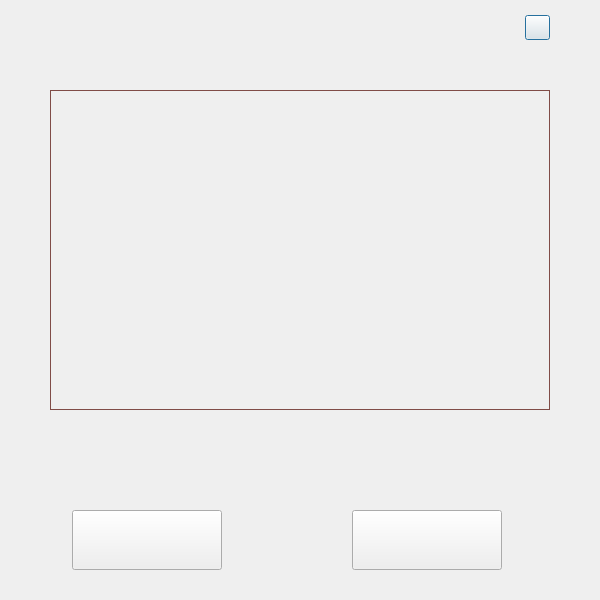
<?xml version="1.0" encoding="UTF-8"?>
<ui version="4.0">
 <class>FileClass</class>
 <widget class="QDialog" name="FileClass">
  <property name="geometry">
   <rect>
    <x>0</x>
    <y>0</y>
    <width>600</width>
    <height>600</height>
   </rect>
  </property>
  <property name="windowTitle">
   <string>颜色设置</string>
  </property>
  <property name="windowIcon">
   <iconset resource="Lock.qrc">
    <normaloff>:/icon/mainicon/picture_lock/icon/icon_main_mainwindow.png</normaloff>:/icon/mainicon/picture_lock/icon/icon_main_mainwindow.png</iconset>
  </property>
  <property name="windowOpacity">
   <double>5.000000000000000</double>
  </property>
  <property name="sizeGripEnabled">
   <bool>false</bool>
  </property>
  <widget class="QPushButton" name="pushButton_close_window">
   <property name="geometry">
    <rect>
     <x>525</x>
     <y>15</y>
     <width>25</width>
     <height>25</height>
    </rect>
   </property>
   <property name="styleSheet">
    <string notr="true">border-image: url(:/icon/mainicon/picture_lock/icon/window_close.png);</string>
   </property>
   <property name="text">
    <string/>
   </property>
  </widget>
  <widget class="QTreeView" name="treeView_file">
   <property name="geometry">
    <rect>
     <x>50</x>
     <y>90</y>
     <width>500</width>
     <height>320</height>
    </rect>
   </property>
   <property name="font">
    <font>
     <family>宋体</family>
    </font>
   </property>
   <property name="contextMenuPolicy">
    <enum>Qt::NoContextMenu</enum>
   </property>
   <property name="styleSheet">
    <string notr="true">/*总体设置*/
QTreeView
{
    background: rgb(255,255,255,0);
    border:1px solid rgb(128,76,71);
}
QTreeView::Item:hover
{
    background:#C0FDEAD3;
}
QTreeView::item:selected
{
    background:#C0FDEAD3;
}
QTreeView::item:selected:!active
{
    background:#C0FDEAD3;
}
/*滚动条*/
QTreeView QScrollBar::vertical
{
    margin: 9px 0px 9px 0px;
    border-image: url(:/picture_lock/scrollbar/picture_lock/scrollbar_style/line_vertical.png); 
    border: 0px;
    width: 9px;
}
QTreeView QScrollBar::handle:vertical
{
    border-image: url(:/picture_lock/scrollbar/picture_lock/scrollbar_style/button_vertical.png);
    min-height:50px;
}
QTreeView QScrollBar::handle:vertical:pressed 
{
    border-image: url(:/picture_lock/scrollbar/picture_lock/scrollbar_style/button_vertical.png);
}
QTreeView QScrollBar::add-page:vertical
{
    border-image: url(:/picture_lock/scrollbar/picture_lock/scrollbar_style/line_vertical.png);
}
QTreeView QScrollBar::sub-page:vertical
{
    border-image: url(:/picture_lock/scrollbar/picture_lock/scrollbar_style/line_vertical.png);
}
QTreeView QScrollBar::sub-line:vertical
{
    subcontrol-origin: margin;
    border: 0px solid black;
    height:9px
}
QTreeView QScrollBar::add-line:vertical
{
    subcontrol-origin: margin;
    border: 0px solid black;
    height:9px
}
QTreeView QScrollBar::down-arrow:vertical
{
    image: url(:/picture_lock/scrollbar/picture_lock/scrollbar_style/down.png);
}
QTreeView QScrollBar::up-arrow:vertical
{
    image: url(:/picture_lock/scrollbar/picture_lock/scrollbar_style/up.png);
}
QTreeView QScrollBar::horizontal
{
    margin: 0px 9px 0px 9px;
    border-image: url(:/picture_lock/scrollbar/picture_lock/scrollbar_style/line_horizental.png); 
    border: 0px; 
    height: 9px;
}
QTreeView QScrollBar::handle:horizontal
{
    border-image: url(:/picture_lock/scrollbar/picture_lock/scrollbar_style/button_horizental.png);
    min-width:50px;
}
QTreeView QScrollBar::handle:horizontal:pressed
{
    border-image: url(:/picture_lock/scrollbar/picture_lock/scrollbar_style/button_horizental.png);
}
QTreeView QScrollBar::add-page:horizontal
{
    border-image: url(:/picture_lock/scrollbar/picture_lock/scrollbar_style/button_horizental.png);
}
QTreeView QScrollBar::sub-page:horizontal
{
    border-image: url(:/picture_lock/scrollbar/picture_lock/scrollbar_style/button_horizental.png);
}
QTreeView QScrollBar::add-line:horizontal
{
    subcontrol-origin: margin;
    border: 0px solid black;
    width:9px
}
QTreeView QScrollBar::sub-line:horizontal
{
    subcontrol-origin: margin;
    border: 0px solid black;
    width:9px
}
QTreeView QScrollBar::left-arrow:horizontal
{
    image: url(:/picture_lock/scrollbar/picture_lock/scrollbar_style/left.png);
}
QTreeView QScrollBar::right-arrow:horizontal
{
    image: url(:/picture_lock/scrollbar/picture_lock/scrollbar_style/right.png);
}
/*分支按钮*/
QTreeView::branch:has-children:!has-siblings:closed,
QTreeView::branch:closed:has-children:has-siblings
{
    border-image: none;
    image: url(:/picture_lock/treeview/picture_lock/treeview_style/down_branch.png);
}
QTreeView::branch:has-children:!has-siblings:closed:hover,
QTreeView::branch:closed:has-children:has-siblings:hover
{
    border-image: none;
    image: url(:/picture_lock/treeview/picture_lock/treeview_style/down_branch.png);
}
QTreeView::branch:has-children:!has-siblings:closed:pressed,
QTreeView::branch:closed:has-children:has-siblings:pressed
{
    border-image: none;
    image: url(:/picture_lock/treeview/picture_lock/treeview_style/down_branch.png);
}

QTreeView::branch:open:has-children:!has-siblings,
QTreeView::branch:open:has-children:has-siblings 
{
    border-image: none;
    image: url(:/picture_lock/treeview/picture_lock/treeview_style/up_branch.png);
    width:12px;
    height:8px;
}
QTreeView::branch:open:has-children:!has-siblings:hover,
QTreeView::branch:open:has-children:has-siblings:hover
{
    border-image: none;
    image: url(:/picture_lock/treeview/picture_lock/treeview_style/up_branch.png);
}
QTreeView::branch:open:has-children:!has-siblings:pressed,
QTreeView::branch:open:has-children:has-siblings:pressed
{
    border-image: none;
    image: url(:/picture_lock/treeview/picture_lock/treeview_style/up_branch.png);
}</string>
   </property>
  </widget>
  <widget class="QPushButton" name="pushButton_open">
   <property name="geometry">
    <rect>
     <x>72</x>
     <y>510</y>
     <width>150</width>
     <height>60</height>
    </rect>
   </property>
   <property name="styleSheet">
    <string notr="true">border-image: url(:/picture_lock/dialogicon/picture_lock/icon/dialog_filedialog_open_normal.png);
border-image: url(:/picture_lock/dialogicon/picture_lock/icon/dialog_filedialog_open_pressed.png);</string>
   </property>
   <property name="text">
    <string/>
   </property>
  </widget>
  <widget class="QPushButton" name="pushButton_exit">
   <property name="geometry">
    <rect>
     <x>352</x>
     <y>510</y>
     <width>150</width>
     <height>60</height>
    </rect>
   </property>
   <property name="styleSheet">
    <string notr="true">border-image: url(:/picture_lock/dialogicon/picture_lock/icon/dialog_filedialog_exit_normal.png);
border-image: url(:/picture_lock/dialogicon/picture_lock/icon/dialog_filedialog_exit_pressed.png);</string>
   </property>
   <property name="text">
    <string/>
   </property>
  </widget>
  <widget class="QLineEdit" name="textEdit_name">
   <property name="geometry">
    <rect>
     <x>160</x>
     <y>452</y>
     <width>290</width>
     <height>15</height>
    </rect>
   </property>
   <property name="contextMenuPolicy">
    <enum>Qt::NoContextMenu</enum>
   </property>
   <property name="styleSheet">
    <string notr="true">QLineEdit
{
    background: rgb(255,255,255,0);
    border:0px solid rgb(255,255,255,0);
}</string>
   </property>
  </widget>
 </widget>
 <resources>
  <include location="Lock.qrc"/>
 </resources>
 <connections/>
</ui>
